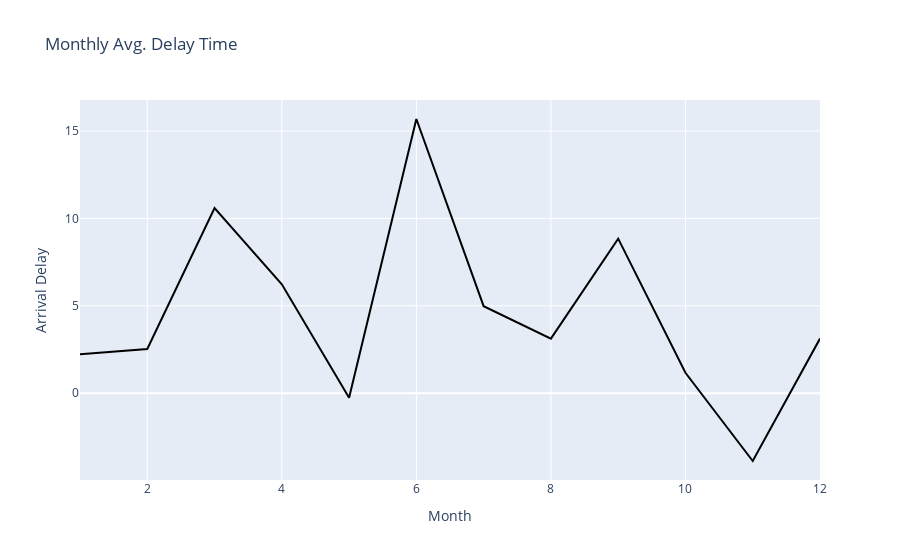

Notebook code for this chart:
### Markdown cell above
#### To do:

*   Create a line plot with x-axis being the month and y-axis being computed average delay time. Update plot title,\
    xaxis, and yaxis title.

*   Hint: Scatter and line plot vary by updating mode parameter.

### Code cell
# Create line plot here
fig = go.Figure(go.Scatter(x = line_data['Month'], y = line_data['ArrDelay'], mode = 'lines', marker = dict(color='black')))
fig.update_layout(title = 'Monthly Avg. Delay Time', xaxis_title = 'Month', yaxis_title = 'Arrival Delay')

### Figure 1 — Plotly figure (JSON) as saved in the notebook; plotly's stock layout.template omitted (floating-point values rounded to 4 significant figures)
{"data": [{"marker": {"color": "black"}, "mode": "lines", "x": [1, 2, 3, 4, 5, 6, 7, 8, 9, 10, 11, 12], "y": [2.233, 2.529, 10.59, 6.229, -0.2609, 15.69, 4.978, 3.122, 8.842, 1.167, -3.878, 3.125], "type": "scatter"}], "layout": {"title": {"text": "Monthly Avg. Delay Time"}, "xaxis": {"title": {"text": "Month"}, "type": "linear", "range": [1, 12], "autorange": true}, "yaxis": {"title": {"text": "Arrival Delay"}, "type": "linear", "range": [-4.965, 16.77], "autorange": true}, "autosize": true}}
